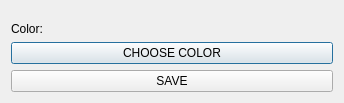
<?xml version="1.0" encoding="UTF-8"?>
<ui version="4.0">
 <class>background_dialog</class>
 <widget class="QDialog" name="background_dialog">
  <property name="geometry">
   <rect>
    <x>0</x>
    <y>0</y>
    <width>344</width>
    <height>103</height>
   </rect>
  </property>
  <property name="windowTitle">
   <string>Set a background color</string>
  </property>
  <layout class="QVBoxLayout" name="verticalLayout">
   <item>
    <spacer name="verticalSpacer">
     <property name="orientation">
      <enum>Qt::Orientation::Vertical</enum>
     </property>
     <property name="sizeHint" stdset="0">
      <size>
       <width>20</width>
       <height>40</height>
      </size>
     </property>
    </spacer>
   </item>
   <item>
    <widget class="QLabel" name="label">
     <property name="text">
      <string>Color:</string>
     </property>
    </widget>
   </item>
   <item>
    <widget class="QPushButton" name="pushButton">
     <property name="text">
      <string>CHOOSE COLOR</string>
     </property>
    </widget>
   </item>
   <item>
    <widget class="QPushButton" name="pushButton_3">
     <property name="text">
      <string>SAVE</string>
     </property>
    </widget>
   </item>
  </layout>
 </widget>
 <resources/>
 <connections/>
</ui>
